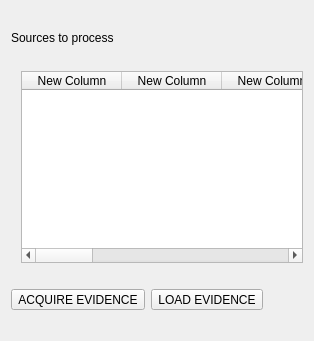
      <widget class="QWidget" name="page_5">
       <layout class="QVBoxLayout" name="verticalLayout_21">
        <item>
         <layout class="QVBoxLayout" name="verticalLayout_20">
          <item>
           <spacer name="horizontalSpacer_39">
            <property name="orientation">
             <enum>Qt::Horizontal</enum>
            </property>
            <property name="sizeHint" stdset="0">
             <size>
              <width>40</width>
              <height>20</height>
             </size>
            </property>
           </spacer>
          </item>
          <item>
           <widget class="QLabel" name="lblSourcesToProcess">
            <property name="text">
             <string>Sources to process</string>
            </property>
           </widget>
          </item>
          <item>
           <spacer name="horizontalSpacer_40">
            <property name="orientation">
             <enum>Qt::Horizontal</enum>
            </property>
            <property name="sizeType">
             <enum>QSizePolicy::Preferred</enum>
            </property>
            <property name="sizeHint" stdset="0">
             <size>
              <width>10</width>
              <height>20</height>
             </size>
            </property>
           </spacer>
          </item>
          <item>
           <layout class="QHBoxLayout" name="horizontalLayout_18">
            <item>
             <spacer name="horizontalSpacer_44">
              <property name="orientation">
               <enum>Qt::Horizontal</enum>
              </property>
              <property name="sizeType">
               <enum>QSizePolicy::Preferred</enum>
              </property>
              <property name="sizeHint" stdset="0">
               <size>
                <width>10</width>
                <height>20</height>
               </size>
              </property>
             </spacer>
            </item>
            <item>
             <widget class="QTableWidget" name="twSources">
              <column>
               <property name="text">
                <string>New Column</string>
               </property>
              </column>
              <column>
               <property name="text">
                <string>New Column</string>
               </property>
              </column>
              <column>
               <property name="text">
                <string>New Column</string>
               </property>
              </column>
              <column>
               <property name="text">
                <string>New Column</string>
               </property>
              </column>
              <column>
               <property name="text">
                <string>New Column</string>
               </property>
              </column>
              <column>
               <property name="text">
                <string>New Column</string>
               </property>
              </column>
              <column>
               <property name="text">
                <string>New Column</string>
               </property>
              </column>
              <column>
               <property name="text">
                <string>New Column</string>
               </property>
              </column>
              <column>
               <property name="text">
                <string>New Column</string>
               </property>
              </column>
             </widget>
            </item>
           </layout>
          </item>
          <item>
           <spacer name="horizontalSpacer_43">
            <property name="orientation">
             <enum>Qt::Horizontal</enum>
            </property>
            <property name="sizeHint" stdset="0">
             <size>
              <width>40</width>
              <height>20</height>
             </size>
            </property>
           </spacer>
          </item>
          <item>
           <layout class="QHBoxLayout" name="horizontalLayout_17">
            <item>
             <widget class="QToolButton" name="tbAcquireEvidence">
              <property name="text">
               <string>ACQUIRE EVIDENCE</string>
              </property>
             </widget>
            </item>
            <item>
             <widget class="QToolButton" name="tbLoadEvidence">
              <property name="text">
               <string>LOAD EVIDENCE</string>
              </property>
             </widget>
            </item>
            <item>
             <spacer name="horizontalSpacer_41">
              <property name="orientation">
               <enum>Qt::Horizontal</enum>
              </property>
              <property name="sizeHint" stdset="0">
               <size>
                <width>40</width>
                <height>20</height>
               </size>
              </property>
             </spacer>
            </item>
           </layout>
          </item>
          <item>
           <spacer name="horizontalSpacer_42">
            <property name="orientation">
             <enum>Qt::Horizontal</enum>
            </property>
            <property name="sizeHint" stdset="0">
             <size>
              <width>40</width>
              <height>20</height>
             </size>
            </property>
           </spacer>
          </item>
         </layout>
        </item>
       </layout>
      </widget>
